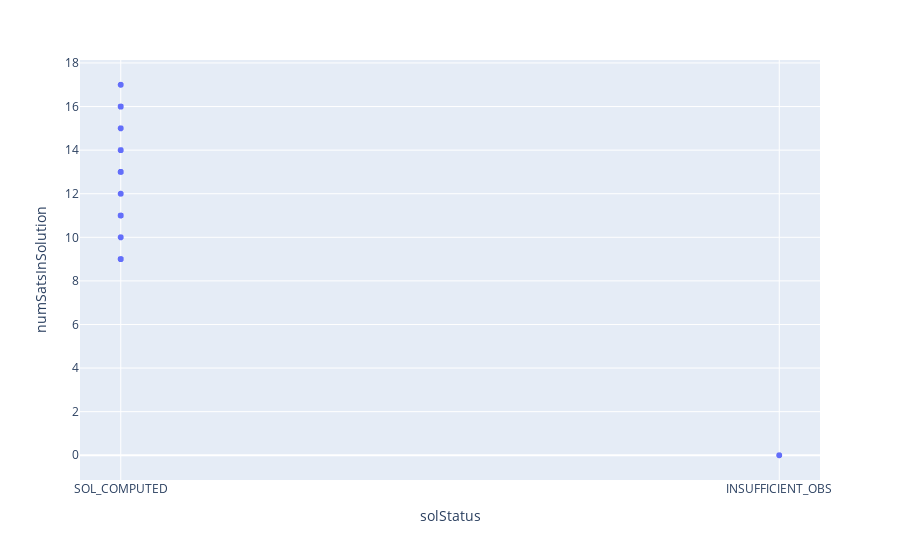

This figure's notebook cell:
### Code cell
#Showing relationship between the satellite status and the number of satellites. 
fig = px.scatter(merged_df, x="solStatus", y="numSatsInSolution")
fig.show()

### Figure 1 — Plotly figure (JSON) as saved in the notebook; plotly's stock layout.template omitted (floating-point values rounded to 4 significant figures; data arrays with more than 128 entries replaced by an {"elided": "..."} marker saying what was removed)
{"data": [{"hovertemplate": "solStatus=%{x}<br>numSatsInSolution=%{y}<extra></extra>", "legendgroup": "", "marker": {"color": "#636efa", "symbol": "circle"}, "mode": "markers", "name": "", "showlegend": false, "type": "scattergl", "x": {"elided": "8186 str values"}, "xaxis": "x", "y": {"elided": "8186 int values"}, "yaxis": "y"}], "layout": {"legend": {"tracegroupgap": 0}, "margin": {"t": 60}, "xaxis": {"anchor": "y", "domain": [0, 1], "title": {"text": "solStatus"}}, "yaxis": {"anchor": "x", "domain": [0, 1], "title": {"text": "numSatsInSolution"}}}}
